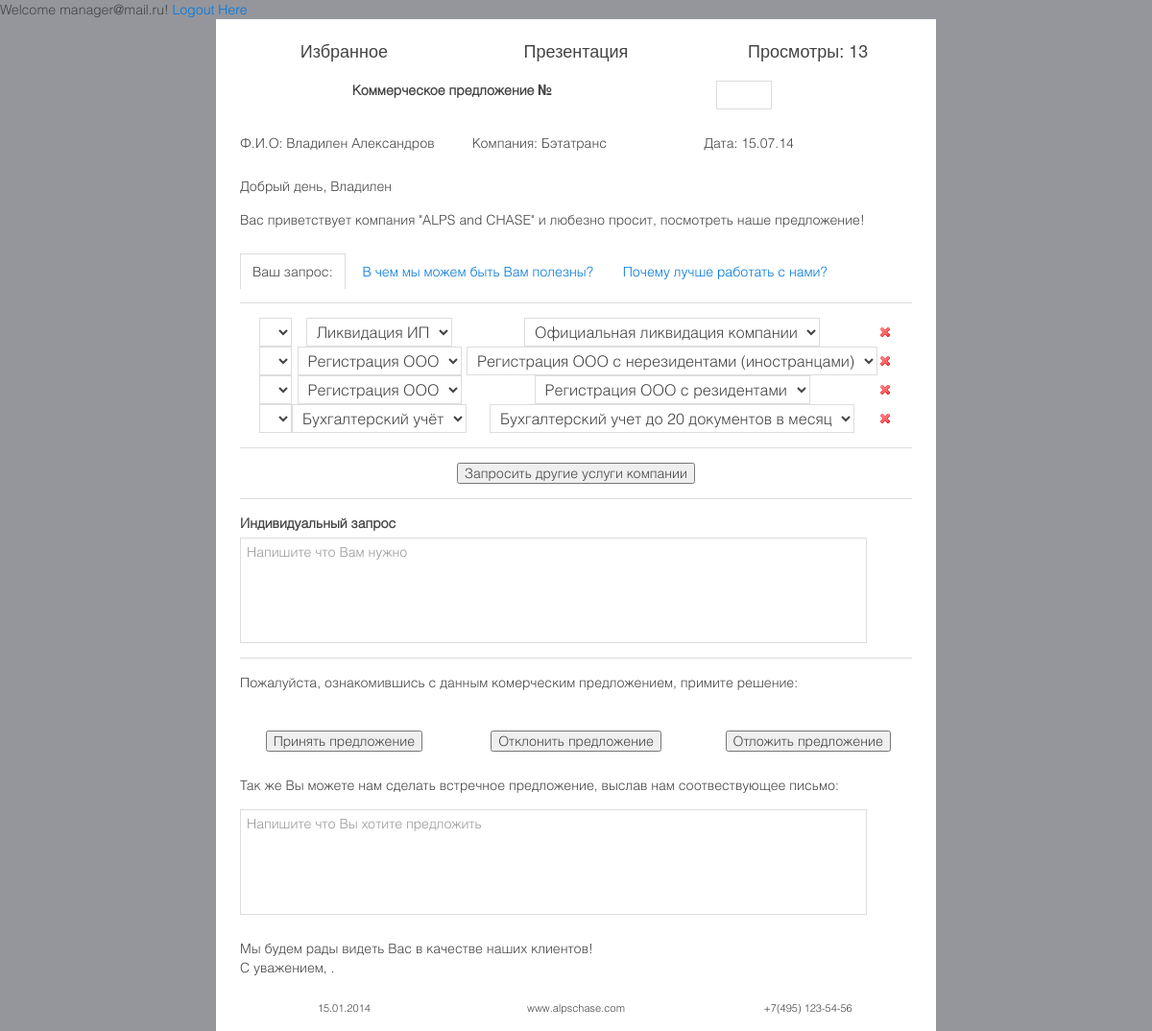
/templates/customerzone (signed in), run on the app's committed database.
### tables this page shows
CREATE TABLE IF NOT EXISTS `users_customers` (
  `quest_date` varchar(60) NOT NULL,
  `customer_id` int(11) NOT NULL AUTO_INCREMENT,
  `customer_name` varchar(60) NOT NULL,
  `customer_surn` varchar(60) NOT NULL,
  `customer_midd` varchar(60) NOT NULL,
  `customer_email` varchar(60) NOT NULL,
  `customer_pass` varchar(40) NOT NULL,
  `customer_form` varchar(60) NOT NULL,
  `customer_primaryphone` varchar(20) NOT NULL,
  `customer_additphone` varchar(20) NOT NULL,
  `customer_duty` varchar(60) NOT NULL,
  `customer_city` varchar(60) NOT NULL,
  `customer_country` varchar(60) NOT NULL,
  `customer_actuality` varchar(20) NOT NULL,
  `customer_questions` varchar(3000) NOT NULL,
  `customer_compname` varchar(60) NOT NULL,
  `quest_status` varchar(60) NOT NULL,
  `customer_notifyperiod` int(11) NOT NULL,
  `customer_position` varchar(60) DEFAULT NULL,
  `customer_answers` varchar(6000) DEFAULT NULL,
  `customer_knowabout` varchar(20) NOT NULL,
  `customer_ip` varchar(15) NOT NULL,
  `customer_visits` int(255) NOT NULL,
  `customer_offer` varchar(4000) NOT NULL,
  `customer_subscriptionperiod` timestamp NOT NULL DEFAULT CURRENT_TIMESTAMP ON UPDATE CURRENT_TIMESTAMP,
  PRIMARY KEY (`customer_id`)
);

CREATE TABLE IF NOT EXISTS `system_services` (
  `service_id` int(11) NOT NULL AUTO_INCREMENT,
  `service_name` varchar(40) NOT NULL,
  `service_description` varchar(400) NOT NULL,
  `service_price` int(11) NOT NULL,
  PRIMARY KEY (`service_id`),
  UNIQUE KEY `service_id` (`service_id`)
);

CREATE TABLE IF NOT EXISTS `system_podservice` (
  `podservice_id` int(11) NOT NULL AUTO_INCREMENT,
  `podservice_name` varchar(100) NOT NULL,
  `podservice_description` varchar(400) NOT NULL,
  `podservice_price` int(11) NOT NULL,
  PRIMARY KEY (`podservice_id`),
  UNIQUE KEY `podservice_id` (`podservice_id`)
);

### classes/system/dataEdit.php (the view, shortened to what this page needs)
<?php
class dataEdit
{
    function loadCustomerBasket($dataId)
    {
        if ($request_info=mysql_query("SELECT * FROM users_customers where customer_id ='$dataId'"))
        {
            $order_basket = mysql_query("SELECT users_customers.customer_id, system_countries.country_id, system_services.service_id, system_podservice.podservice_id, system_countries.country_name, system_services.service_name, system_podservice.podservice_name
                FROM system_services
                INNER JOIN (system_podservice
                INNER JOIN (users_customers
                INNER JOIN (system_countries
                INNER JOIN order_basket ON system_countries.country_id = order_basket.country_id) ON users_customers.customer_id = order_basket.customer_id) ON system_podservice.podservice_id = order_basket.podservice_id) ON system_services.service_id = order_basket.service_id
                WHERE (((order_basket.customer_id)=".$dataId."));");
            $getBasketId = mysql_query("SELECT order_basket.basket_id, order_basket.customer_id "
                    . "FROM users_customers "
                    . "INNER JOIN (system_services "
                    . "INNER JOIN (system_podservice "
                    . "INNER JOIN (system_countries "
                    . "INNER JOIN order_basket ON system_countries.country_id = order_basket.country_id) ON system_podservice.podservice_id = order_basket.podservice_id) ON system_services.service_id = order_basket.service_id) ON users_customers.customer_id = order_basket.customer_id "
                    . "WHERE (((order_basket.customer_id)=".$dataId."))");
            $row_counter = 0;
            while ($basket_data = mysql_fetch_assoc($order_basket))
            {
                $getBasketItemId = mysql_fetch_assoc($getBasketId);
                $row_counter++;
                echo "<tr id='itemRowNumber".$row_counter."'>";
                echo    "<td><center><select name='countries[".$row_counter."]' id='select_country_id".$row_counter."' class='select_country_class".$row_counter."' onchange='selectCountryAll(".$row_counter.",this.value);'></select></center></td>";
                echo    "<td><center><select name='services[".$row_counter."]' id='select_service_id".$row_counter."' class='select_service".$row_counter."' onchange='selectService(".$row_counter.",this.value);'><option value=".$basket_data['service_id']." selected>".$basket_data['service_name']."</option></select></center></td>";
                echo    "<td><center><select name='podservices[".$row_counter."]' id='select_podservice_id".$row_counter."' class='select_podservice".$row_counter."'><option value=".$basket_data['podservice_id']." selected>".$basket_data['podservice_name']."</option></select></select></center></td>";
                echo    "<td><center><input type='hidden' id='".$getBasketItemId['basket_id']."'><a href='#'><img src='../icons/bullet_cross.png' id='deleteData' class='.del' alt='удалить' title='удалить' onclick='deleteItem(".$row_counter.", ".$getBasketItemId['basket_id'].")'></a></center></td>";
                echo "</tr> ";
            }
    }
}
}
?>

### templates/customerzone.php (shortened to what this page needs)
<?php
include('../classes/system/dataEdit.php');
$questNum = new QuestNumber();
echo "Welcome ".$_SESSION['email']."! <a href='../exit'>Logout Here</a></h1>";
$customer_data = mysql_query("SELECT customer_id, quest_date, customer_name, customer_surn, customer_midd, customer_compname FROM users_customers WHERE customer_email = '".$_SESSION['email']."'");
$data = mysql_fetch_assoc($customer_data);
$cust_id = $data['customer_id'];
$loadBasket = new dataEdit();
if(isset($_SESSION['email']))
{
  $getUserVisits = mysql_query("SELECT customer_visits FROM users_customers WHERE customer_email='".$_SESSION['email']."'");
  $counterVal = mysql_fetch_array($getUserVisits);
  $counterVal['customer_visits']++;
}
?>
<html lang="en-gb" dir="ltr">
    <head>
        <link rel="stylesheet" href="../css/uikit.css">
    </head>
    <body class="tm-background">
    <div class="tm-header">
	<div class="uk-container uk-container-center uk-header-bg">
            <form class="uk-form uk-margin uk-form-stacked" id="customerData">
                <fieldset>
                    <div class="uk-grid">
                        <br>
                        <div class="uk-width-1-1">
                            <div class="uk-grid uk-text-small uk-text-center uk-text-bottom">
                                <div class="uk-width-1-3">
                                    <h3>Избранное</h3>
                                </div>
                                <div class="uk-width-1-3">
                                    <h3>Презентация</h3>
                                </div>
                                <div class="uk-width-1-3">
                                    <h3>Просмотры: <?php echo $counterVal['customer_visits'];?></h3>
                                </div>
                            </div>
                            <br>
			</div>
                        <div class="uk-grid uk-text-center">
                        <div class="uk-width-1-2 uk-text-right">
                            <b>Коммерческое предложение №</b>
                        </div>
                        <div class="uk-width-1-2 uk-text-center">
                           <input type="text" id="form-gs-street1" name="cust_id" value="<?php $questNum->countQuestCustomer()?>" class="uk-width-1-6" readonly >
                        </div>
            </div>
                    </div>
                    <div class="uk-grid">
                        <div class="uk-width-1-3">
                            <label for="form-s-mix2">
                                Ф.И.О: <?php echo " ".$data['customer_name']." ".$data['customer_surn'];?>
                            </label>
                        </div>
                        <div class="uk-width-1-3">
                            <label for="form-s-mix2">
                                Компания: <?php echo " ".$data['customer_compname'];?>
                            </label>
                        </div>
                        <div class="uk-width-1-3">
                            <label for="form-s-mix2">
                                Дата: <?php echo " ".$data['quest_date'];?>
                            </label>
                        </div>
                    </div>
                    <div class="uk-grid">
                        <div class="uk-width-1-1">
                           <p>Добрый день, <?php echo " ".$data['customer_name'];?></p>
                           <p>Вас приветствует компания "ALPS and CHASE" и любезно просит, посмотреть наше предложение!</p>
                        </div>
                    </div>
                    <div class="uk-grid">
                        <div class="uk-width-1-1">
                            <ul class="uk-tab" data-uk-tab="{connect:'#tab-content'}">
                                <li class="uk-active">
                                    <a href="#">Ваш запрос:</a> <p>
                                </li>
                                <li class="">
                                    <a href="#">В чем мы можем быть Вам полезны?</a>
                                </li>
                                <li class="">
                                    <a href="#">Почему лучше работать с нами?</a>
                                </li>
                            </ul>
                            <ul id="tab-content" class="uk-switcher uk-margin">
                                <li class="uk-active">
                                    <table width="600" cellpadding="0" cellspacing="0" align="center" id="mytable">
                                            <?php $loadBasket->loadCustomerBasket($cust_id);?>
                                    </table>
                                    <hr/>
                                    <div class="uk-grid">
                                        <div class="uk-width-1-1">
                                            <center><input type="button" onclick="addSection(); return false;" value="Запросить другие услуги компании"></center>
                                        </div>
                                    </div>
                                </li>
                            </ul>
                        </div>
                    </div>
                    <hr/>
                    <div class="uk-grid">
                        <div class="uk-width-1-1">
                            <span class="uk-form-label" for="form-s-t">
                                Индивидуальный запрос
                            </span>
                            <textarea id="form-s-t" cols="100" rows="5" placeholder="Напишите что Вам нужно"></textarea>
                        </div>
                    </div>
                    <hr/>
                    <div class="uk-grid">
                        <div class="uk-width-1-1">
                            <p>Пожалуйста, ознакомившись с данным комерческим предложением, примите решение:</p>
			</div>
                    </div>
                    <div class="uk-grid uk-text-center">
                        <div class="uk-width-1-3">
                            <div class="uk-form-controls uk-margin-top">
                                <input type="button" value="Принять предложение">
                            </div>
			</div>
			<div class="uk-width-1-3">
                            <div class="uk-form-controls uk-margin-top">
                                <input type="button" value="Отклонить предложение">
                            </div>
                        </div>
			<div class="uk-width-1-3">
                            <div class="uk-form-controls uk-margin-top">
				<input type="button" id="activateSubscription" value="Отложить предложение">
                            </div>
			</div>
                    </div>
                    <div class="uk-grid">
                        <div class="uk-width-1-1">
                            <p>Так же Вы можете нам сделать встречное предложение, выслав нам соотвествующее письмо:</p>
                            <textarea id="form-s-t" cols="100" rows="5" placeholder="Напишите что Вы хотите предложить"></textarea>
                        </div>
                    </div>
                    <div class="uk-grid">
                        <div class="uk-width-1-1">
                            <p>Мы будем рады видеть Вас в качестве наших клиентов!<br/>
                            С уважением, .
                            </p>
                        </div>
                    </div>
                    <div class="uk-grid">
                        <div class="uk-width-1-1">
                            <div class="uk-grid uk-text-small uk-text-center uk-text-bottom">
                                <div class="uk-width-1-3">
                                    15.01.2014
                                </div>
                                <div class="uk-width-1-3">
                                    www.alpschase.com
                                </div>
                                <div class="uk-width-1-3">
                                    +7(495) 123-54-56
                                </div>
                            </div>
			</div>
                    </div>
                </fieldset>
            </form>
        </div>
   </div>
</body>
</html>

### data on the page
users_customers: customer_name "Владилен", customer_surn "Александров", customer_compname "Бэтатранс", quest_date "15.07.14"
system_services: service_name "Ликвидация ИП", podservice_name "Официальная ликвидация компании"
system_services: service_name "Регистрация ООО", podservice_name "Регистрация ООО с нерезидентами (иностранцами)", podservice_name "Регистрация ООО с резидентами"
system_services: service_name "Бухгалтерский учёт", podservice_name "Бухгалтерский учет до 20 документов в месяц"

### other printed values
$_SESSION['email'] "manager@mail.ru"
$counterVal['customer_visits'] "13"
